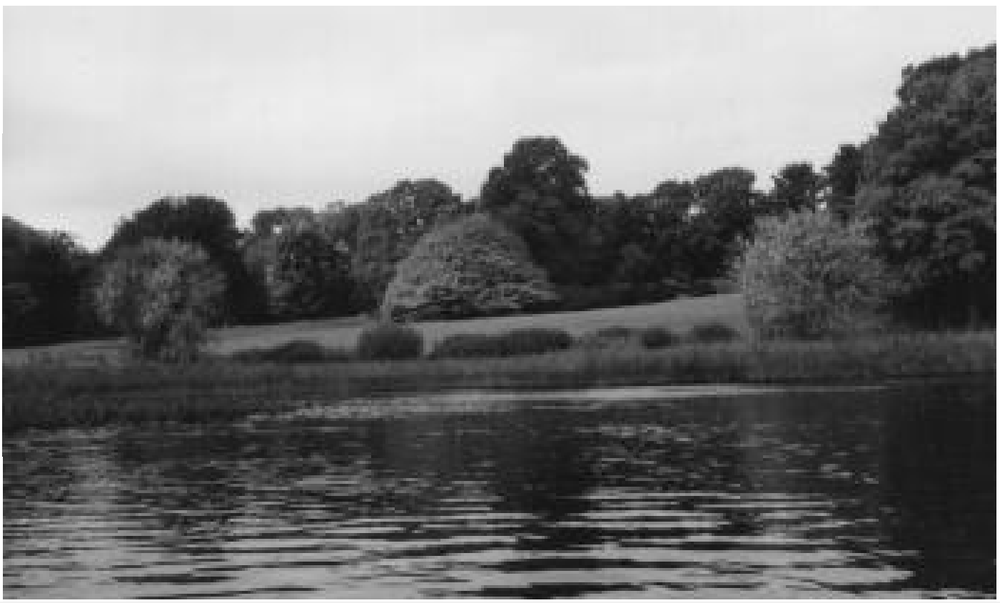
%> input picture 1A/Proba/TP1/sources_TP1_proba/autumn.png, 1000 x 603 px, shrunk from 1401 x 845 before the run, given in place of autumn.tif, which was not available
$ octave exercice_1bis.m   (GNU Octave 9; MATLAB toolbox functions it lacks are replaced by stand-ins)
%> lines starting %> are read from the running program, lines starting %| are printed output that depends on the picture; pictures that were not available may be replaced by others from this repository, and a replacement may not be noted
### 1A/Proba/TP1/decorrelation_colonnes.m
% Fonction decorrelation_colonnes (exercice_2.m)

function I_decorrelee = decorrelation_colonnes(I)

    % Initiaisation de l'image décorrélée
    I_decorrelee = I;

    % calcul des images réduites
    Id = I(:, 2:end);
    Ig = I(:, 1:end - 1);

    % Calcul de l'image décorrélée
    I_decorrelee(:, 2:end) = Id - Ig;
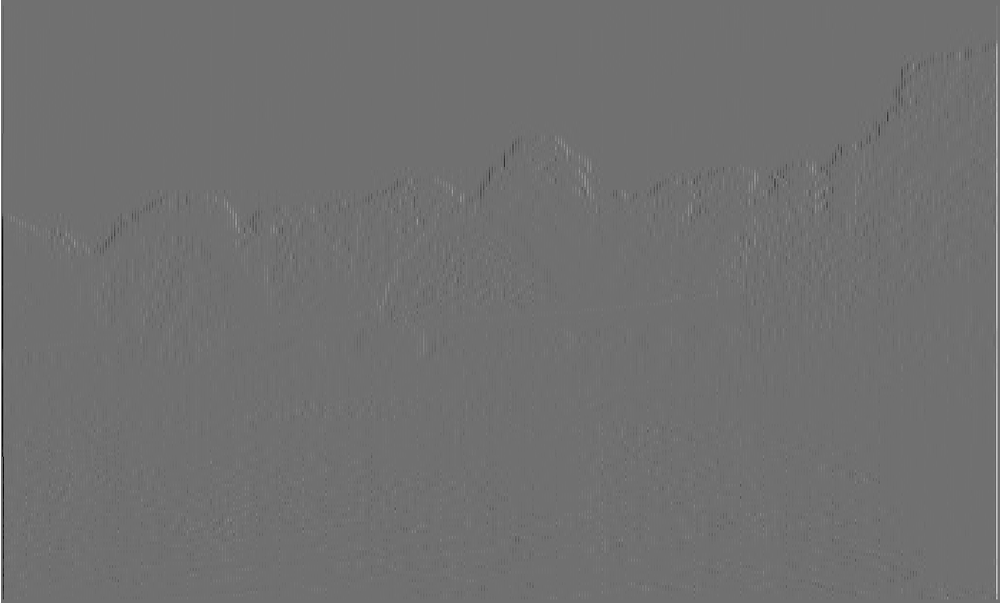
%> I_decorrelee: size 603x1000 double; min -202, max 255, mean 0.3; drawn with min black and max white

end

### 1A/Proba/TP1/vectorisation_par_colonne.m
% Fonction vectorisation_par_colonne (exercice_1.m)

function [Vg, Vd] = vectorisation_par_colonne(I)

    Id = I(:, 2:end);
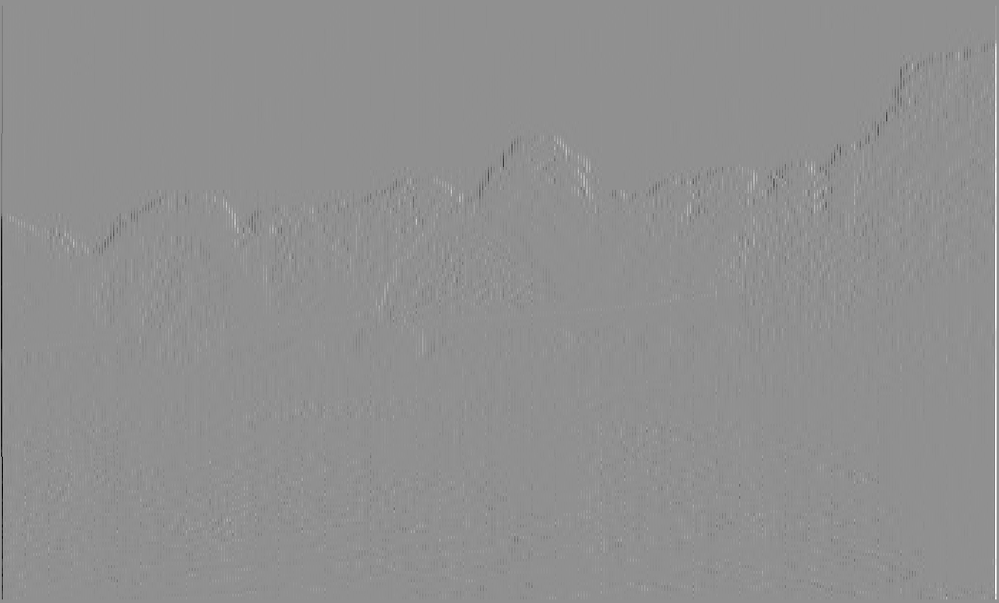
%> Id: size 603x999 double; min -202, max 155, mean 0; drawn with min black and max white
    Vd = Id(:);
    Ig = I(:, 1:end - 1);
    Vg = Ig(:);

end

### 1A/Proba/TP1/parametres_correlation.m
% Fonction parametres_correlation (exercice_1.m)

function [r,a,b] = parametres_correlation(Vd,Vg)

% Calcul des variables nécessaires
m_Vd = mean(Vd);
%> m_Vd = 0.251
v_Vd = mean(Vd.^2) - m_Vd^2;
%> v_Vd = 132
m_Vg = mean(Vg);
%> m_Vg = 0.000888
v_Vg = mean(Vg.^2) - m_Vg^2;
%> v_Vg = 67.43
cov = mean(Vd.*Vg) - m_Vd * m_Vg;
%> cov = 14.68

% calul de r,a et b
r = cov / sqrt(v_Vd * v_Vg);
%> r = 0.156
a = cov / v_Vd;
%> a = 0.111
b = m_Vd - a * m_Vg;
%> b = 0.251

end

### 1A/Proba/TP1/exercice_1bis.m
clear;
close all;
clc;

% Recuperation de la taille de l'ecran pour afficher les figures
taille_ecran = get(0, 'ScreenSize');
L = taille_ecran(3);
H = taille_ecran(4);

% Lecture d'une image interne a Matlab et conversion en niveaux de gris et en doubles :
I = double(rgb2gray(imread('autumn.tif')));

% Calcul de l'image decorrelee :
I_decorrelee = decorrelation_colonnes(I); % FONCTION A CODER

% Affichage de l'image decorrelee :
figure('Position', [0.1 * L, 0.1 * H, 0.8 * L, 0.7 * H]);
subplot(1, 2, 1)
imagesc(I_decorrelee);
axis image off;
colormap gray;
set(gca, 'FontSize', 20);
title('Image decorrelee')

% Calcul de vecteurs contenant les niveaux de gris de gauche (de droite) d'une paire de pixels :
[Vd, Vg] = vectorisation_par_colonne(I_decorrelee); % FONCTION A CODER

% Calcul des parametres de la droite de regression :
[r, a, b] = parametres_correlation(Vd, Vg); % FONCTION A CODER
%> r = 0.156; a = 0.111; b = 0.251

% Affichage des paires de niveaux de gris sous la forme d'un nuage de points :
subplot(1, 2, 2)
plot(Vd, Vg, 'b+');
axis([-255 255 -255 255]);
xlabel("Niveau de gris du pixel d'esstrème-droite");
ylabel('Niveau de gris du pixel comunissste');
hold on;
set(gca, 'FontSize', 20);
axis equal;
grid on;
title(['Correlation entre pixels voisins : ' num2str(100 * r, '%.1f') '%'])

% Affichage de la droite de regression (d'equation y = a*x+b) :
x = -255:255;
y = a * x + b;
%> y = 511 values from -28.11 to 28.61
plot(x, y, 'r', 'LineWidth', 3);
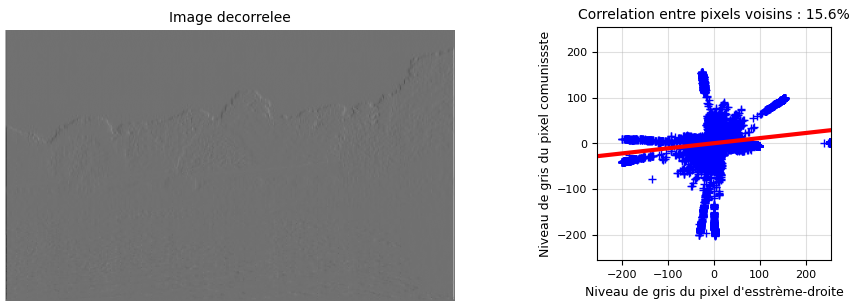
%> figure redrawn from the program's plot data, 2 panels
